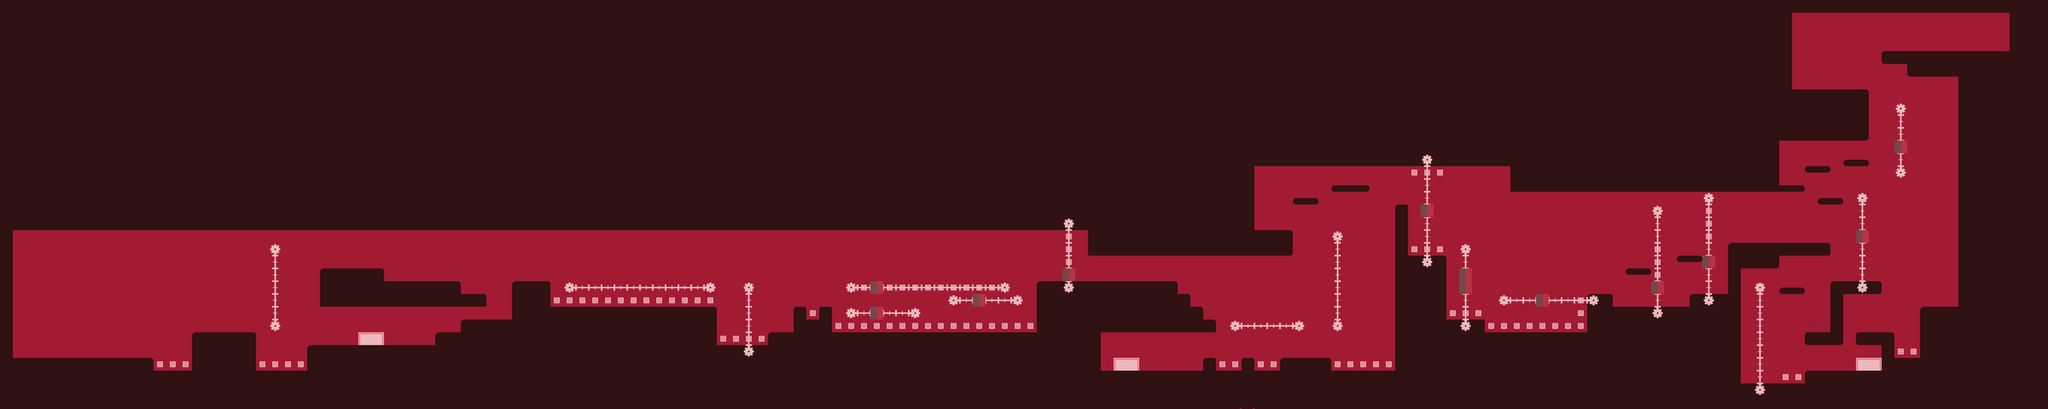

A 2D game scene composited from a Tiled map and its tileset images. What follows is a short description and the map's XML, with each tile layer's data collapsed to a summary:
An orthogonal 160x32 tile map with 64x64 px tiles, 6 tile layers (fondo, piso/paredes, EngranajesYObjetos, Rayas, ...).

<map version="1.0" orientation="orthogonal" width="160" height="32" tilewidth="64" tileheight="64">
 <tileset firstgid="1" name="tiles01" tilewidth="64" tileheight="64">
  <image source="tiles01.png" width="892" height="640" />
 </tileset>
 <layer name="fondo" width="160" height="32" opacity="0.78">
  <data>[5120 cells, 5120 non-empty, 2 distinct tile ids]</data>
 </layer>
 <layer name="piso/paredes" width="160" height="32">
  <data>[5120 cells, 3643 non-empty, 12 distinct tile ids]</data>
 </layer>
 <layer name="EngranajesYObjetos" width="160" height="32">
  <data>[5120 cells, 135 non-empty, 6 distinct tile ids]</data>
 </layer>
 <layer name="Rayas" width="160" height="32">
  <data>[5120 cells, 0 non-empty, 0 distinct tile ids]</data>
 </layer>
 <layer name="puerta" width="160" height="32">
  <data>[5120 cells, 0 non-empty, 0 distinct tile ids]</data>
 </layer>
 <layer name="cosas" width="160" height="32">
  <data>[5120 cells, 113 non-empty, 6 distinct tile ids]</data>
 </layer>
</map>
